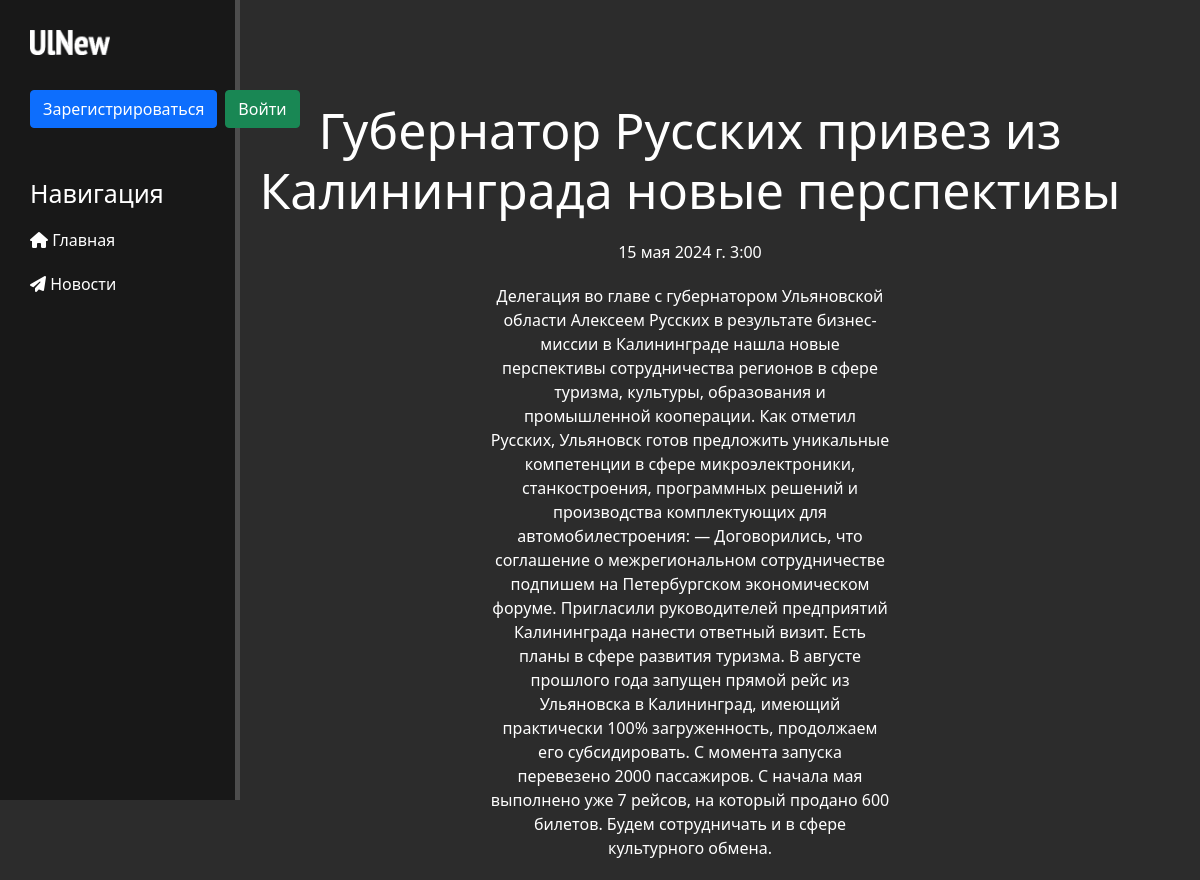
/news/12/, run on the app's committed database.
### news/models.py (models this page shows, shortened)
class Articles(models.Model):
    title = models.CharField('Название', max_length=100)
    anons = models.CharField('Анонс', max_length=100)
    full_text = models.TextField('Статья')
    date = models.DateTimeField('Дата публикации')
    image = models.ImageField('Изображение', upload_to='news_images/', null=True, blank=True)
    category = models.ForeignKey(Category, on_delete=models.CASCADE, verbose_name='Категория', null=True)
    class Meta:
        verbose_name = 'Новость'
        verbose_name_plural = 'Новости'

### news/views.py (the view)
# urls.py: path('<int:pk>/', views.NewsDetailView.as_view(), name='news-detail'),
class NewsDetailView(DetailView):
    model = Articles
    template_name = 'news/details_view.html'
    context_object_name = 'article'

### news/templates/news/details_view.html (shortened to what this page needs)
{% extends 'main/layout.html' %}
{% block content %}
<div class="features">
    <h1>
        {{ article.title }}
    </h1>
    <p>
        {{ article.date }}
    </p>
    <p>
        {{ article.full_text }}
    </p>
</div>
{% endblock %}

### main/static/main/css/main.css (style rules this page uses)
body { background: #2c2c2c !important; }
main .features { float: left; color: #fff; margin-top: 100px; text-align: center; width: 75%; }
main .features h1 { font-size: 50px; }
main .features p { max-width: 400px; margin: 20px auto; }

### data on the page
Articles: title "Губернатор Русских привез из Калининграда новые перспективы", date "15 мая 2024 г. 3:00", full_text "Делегация во главе с губернатором Ульяновской области Алексеем Русских в результате бизнес-миссии в Калининграде нашла новые перспективы сотрудничества регионов в сфере туризма, культуры, образования и промышленной кооперации. Как отметил Русских, Ульяновск готов предложить уникальные компетенции в сфере микроэлектроники, станкостроения, программных решений и производства комплектующих для автомобилестроения: — Договорились, что соглашение о межрегиональном сотрудничестве подпишем на Петербургском экономическом форуме. Пригласили руководителей предприятий Калининграда нанести ответный визит. Есть планы в сфере развития туризма. В августе прошлого года запущен прямой рейс из Ульяновска в…"
